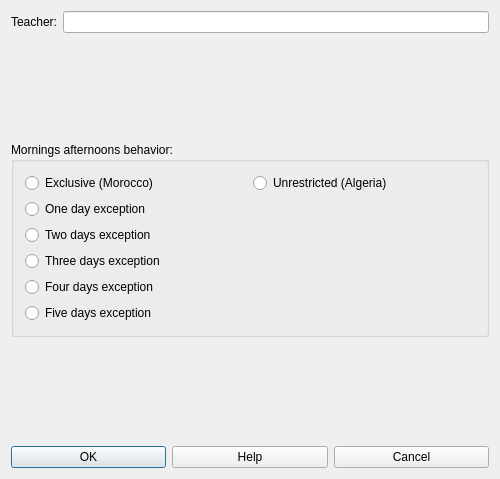
<?xml version="1.0" encoding="UTF-8"?>
<ui version="4.0">
 <class>ModifyTeacherForm_template</class>
 <widget class="QDialog" name="ModifyTeacherForm_template">
  <property name="geometry">
   <rect>
    <x>0</x>
    <y>0</y>
    <width>500</width>
    <height>479</height>
   </rect>
  </property>
  <property name="windowTitle">
   <string extracomment="Title of dialog">Modify teacher</string>
  </property>
  <layout class="QVBoxLayout" name="verticalLayout">
   <item>
    <layout class="QHBoxLayout" name="horizontalLayout_2">
     <item>
      <widget class="QLabel" name="teacherNameLabel">
       <property name="text">
        <string>Teacher:</string>
       </property>
      </widget>
     </item>
     <item>
      <widget class="QLineEdit" name="teacherNameLineEdit"/>
     </item>
    </layout>
   </item>
   <item>
    <spacer name="verticalSpacer">
     <property name="orientation">
      <enum>Qt::Vertical</enum>
     </property>
     <property name="sizeHint" stdset="0">
      <size>
       <width>20</width>
       <height>15</height>
      </size>
     </property>
    </spacer>
   </item>
   <item>
    <widget class="QGroupBox" name="morningsAfternoonsGroupBox">
     <property name="sizePolicy">
      <sizepolicy hsizetype="Preferred" vsizetype="MinimumExpanding">
       <horstretch>0</horstretch>
       <verstretch>0</verstretch>
      </sizepolicy>
     </property>
     <property name="title">
      <string>Mornings afternoons behavior:</string>
     </property>
     <layout class="QGridLayout" name="gridLayout">
      <item row="0" column="0">
       <layout class="QVBoxLayout" name="verticalLayout_3">
        <item>
         <widget class="QRadioButton" name="exclusiveRadioButton">
          <property name="text">
           <string>Exclusive (Morocco)</string>
          </property>
         </widget>
        </item>
        <item>
         <widget class="QRadioButton" name="oneDayExceptionRadioButton">
          <property name="text">
           <string>One day exception</string>
          </property>
         </widget>
        </item>
        <item>
         <widget class="QRadioButton" name="twoDaysExceptionRadioButton">
          <property name="text">
           <string>Two days exception</string>
          </property>
         </widget>
        </item>
        <item>
         <widget class="QRadioButton" name="threeDaysExceptionRadioButton">
          <property name="text">
           <string>Three days exception</string>
          </property>
         </widget>
        </item>
        <item>
         <widget class="QRadioButton" name="fourDaysExceptionRadioButton">
          <property name="text">
           <string>Four days exception</string>
          </property>
         </widget>
        </item>
        <item>
         <widget class="QRadioButton" name="fiveDaysExceptionRadioButton">
          <property name="text">
           <string>Five days exception</string>
          </property>
         </widget>
        </item>
       </layout>
      </item>
      <item row="0" column="1">
       <layout class="QVBoxLayout" name="verticalLayout_2">
        <item>
         <widget class="QRadioButton" name="unrestrictedRadioButton">
          <property name="text">
           <string>Unrestricted (Algeria)</string>
          </property>
         </widget>
        </item>
        <item>
         <spacer name="verticalSpacer_3">
          <property name="orientation">
           <enum>Qt::Vertical</enum>
          </property>
          <property name="sizeHint" stdset="0">
           <size>
            <width>20</width>
            <height>40</height>
           </size>
          </property>
         </spacer>
        </item>
       </layout>
      </item>
     </layout>
    </widget>
   </item>
   <item>
    <spacer name="verticalSpacer_2">
     <property name="orientation">
      <enum>Qt::Vertical</enum>
     </property>
     <property name="sizeHint" stdset="0">
      <size>
       <width>20</width>
       <height>15</height>
      </size>
     </property>
    </spacer>
   </item>
   <item>
    <layout class="QHBoxLayout" name="horizontalLayout">
     <item>
      <widget class="QPushButton" name="okPushButton">
       <property name="text">
        <string>OK</string>
       </property>
      </widget>
     </item>
     <item>
      <widget class="QPushButton" name="helpPushButton">
       <property name="text">
        <string>Help</string>
       </property>
      </widget>
     </item>
     <item>
      <widget class="QPushButton" name="cancelPushButton">
       <property name="text">
        <string>Cancel</string>
       </property>
      </widget>
     </item>
    </layout>
   </item>
  </layout>
 </widget>
 <layoutdefault spacing="6" margin="11"/>
 <resources/>
 <connections/>
</ui>
